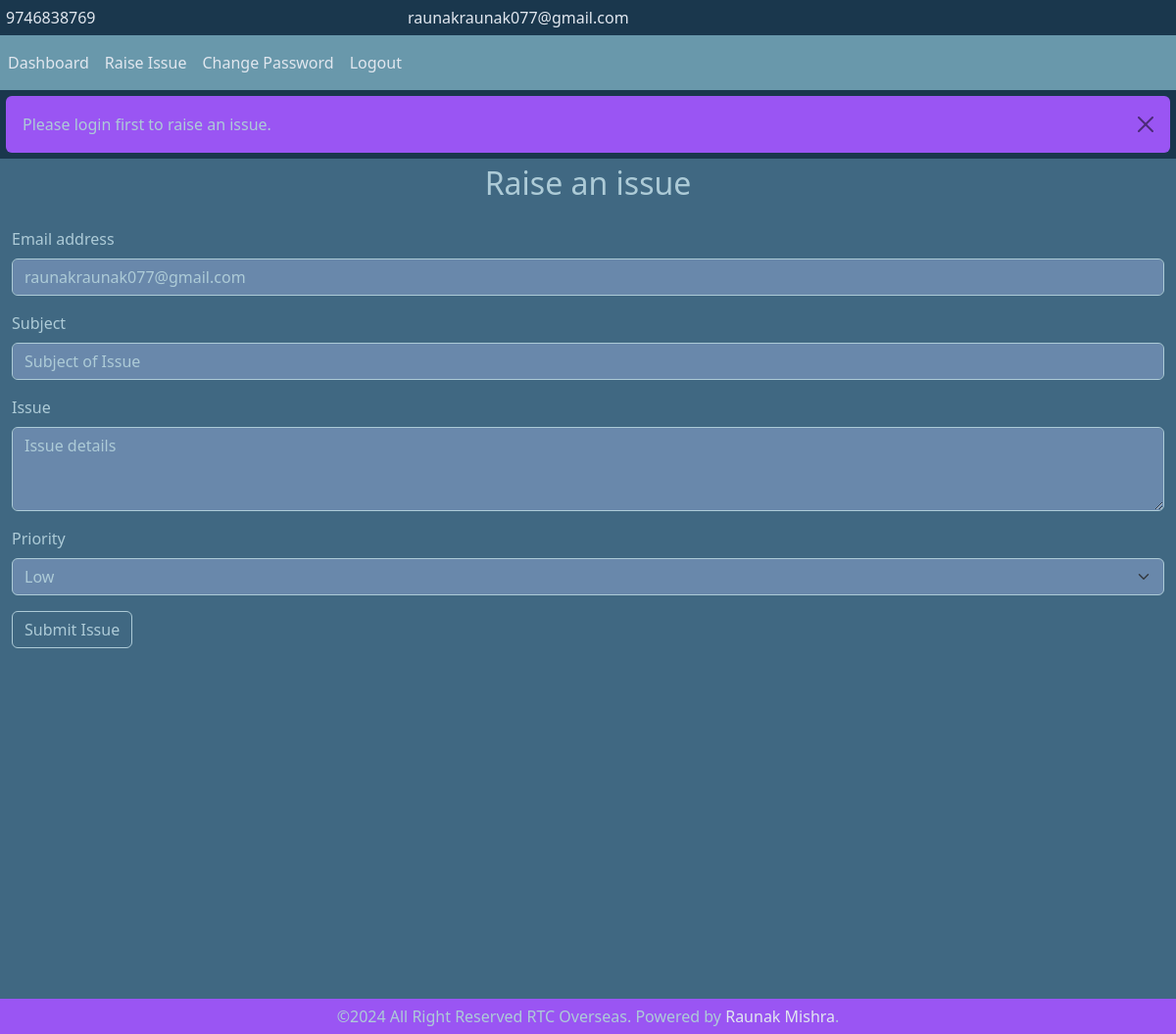
/raise/ (signed in), run on the app's committed database.
### tickets/models.py (models this page shows)
class global_settings(models.Model):
    email=models.EmailField('Email:')
    phone=models.IntegerField('Number:')
    fb_link = models.CharField('FACEBOOK LINK:', max_length=250)
    insta_link = models.CharField('INSTAGRAM LINK:', max_length=250)

class custom_user_model(AbstractUser):
    phone=models.CharField('NUMBER',max_length=100,unique=True)
    is_email_verified=models.BooleanField('EMAIL VERIFIED', default=False)
    username=models.EmailField('EMAIL',unique=True,null=True)
    USERNAME_FIELD='username'
    REQUIRED_FIELDS=['phone','first_name','last_name']

### tickets/views.py (the view, shortened to what this page needs)
# urls.py: path('raise/', views.raise_issue, name='raise_issue'),
def raise_issue(request):
    global message
    if request.user.is_authenticated:
        return render(request,'raise_issue.html',{'global':global_details,'message':message})
    else:
        message="Please login first to raise an issue."
        return redirect('/')

### tickets/templates/raise_issue.html (shortened to what this page needs)
{% load static %}
{% load bootstrap5 %}
{% bootstrap_css %}
{% load bootstrap_icons %}
<html lang="en">
<head>
</head>
<body>
    {% include 'header.html' %}
    <section class="main" style="background-color: #406882; color: #ADCBD7;">
        <h2 style="color: #ADCBD7; text-align: center; padding: 6px;">Raise an issue</h2>
        <form method="POST" class="login-form" style="margin-bottom: 0;">
            <div class="mb-3">
                <label for="exampleFormControlInput1" class="form-label">Email address</label>
                <input type="email" name="user_email" class="form-control" id="exampleFormControlInput1" placeholder="{{ user.username }}" value="{{ user.username }}" disabled>
            </div>
            <div class="mb-3">
                <label for="exampleFormControlTextarea1" class="form-label">Subject</label>
                <input class="form-control" name="subject" id="exampleFormControlTextarea1" placeholder="Subject of Issue" type="text" required></input>
            </div>
            <div class="mb-3">
                <label for="exampleFormControlTextarea2" class="form-label">Issue</label>
                <textarea class="form-control" name="issue" id="exampleFormControlTextarea2" placeholder="Issue details" type="text" rows="3" required></textarea>
            </div>
            <div class="mb-3">
                <label for="exampleFormControlTextarea3" class="form-label">Priority</label>
                <select class="form-select" aria-label="Default select example" name="priority" required>
                    <option value="Low">Low</option>
                </select>
            </div>
            <div class="mb-3">
                <button type="submit" class="btn btn-outline-primary" style="color: #ADCBD7; border-color: #ADCBD7;" id="login_button">Submit Issue</button>
            </div>
        </form>
    </section>
    {% include 'footer.html' %}
</body>
</html>

### tickets/templates/header.html (shortened to what this page needs)
{% load static %}
{% load bootstrap5 %}
{% bootstrap_css %}
{% load bootstrap_icons %}
<head>
  <link rel="stylesheet" href="{% static 'css/custom.css' %}">
</head>
<div class="container" style="background-color: #1A374D; color: #e1e7ef; padding: 6px; margin-left: 0; max-width: 100%;">
    <div class="row">
        <div class="col-lg-4 col-md-12">
            <span>
                {% bs_icon 'telephone-fill' %}  {{ global.phone }}
            </span>
        </div>
        <div class="col-lg-4 col-md-12">
            <span style="margin-left: 6px;">
                {% bs_icon 'envelope-fill' %}    {{ global.email }}
            </span>
        </div>
        <div class="col-lg-4 col-md-12" style="display: flex; align-items: center; justify-content: flex-end;">
        </div>
    </div>
</div>
<nav class="navbar navbar-expand-lg navbar-dark" style="background-color: #6998AB;">
    <div class="collapse navbar-collapse" id="navbarNav">
      <ul class="navbar-nav">
        <li class="nav-item active">
          <a class="nav-link" style="color: #e1e7ef;" href="{% url 'dashboard' %}">Dashboard</a>
        </li>
        <li class="nav-item">
          <a class="nav-link" style="color: #e1e7ef;" href="{% url 'raise_issue' %}">Raise Issue</a>
        </li>
        {% if user.is_authenticated %}
          <li class="nav-item">
            <a class="nav-link" style="color: #e1e7ef;" href="{% url 'password_change' %}">Change Password</a>
          </li>
          <li class="nav-item">
            <a class="nav-link" style="color: #e1e7ef;" href="{% url 'logout' %}">Logout</a>
          </li>
        {% else %}
          <li class="nav-item">
            <a class="nav-link" style="color: #e1e7ef;" href="">Forgot Password</a>
          </li>
        {% endif %}
      </ul>
    </div>
</nav>
{% if message %}
  {% if message != '' %}
    <div id="alert_div" style="background-color: #1A374D; margin: 0; padding: 3px;">
      <div class="alert alert-dismissible fade show" style="background-color: #9A55F3; color: #adcbd7; margin: 3px;" role="alert">
        {{ message }}
        <button type="button" class="btn-close" data-bs-dismiss="alert" aria-label="Close" onclick="document.getElementById('alert_div').style.display='none'"></button>
      </div>
    </div>
  {% endif %}
{% endif %}

### tickets/templates/raise_issue.html (style rules this page uses)
.login-form { width: 100%; max-width: 100%; padding: 12px; min-height: 100%; }
.login-form .mb-3 input, .login-form .mb-3 textarea, .login-form .mb-3 select { background-color: #6988AB !important; color: #ADCBD7 !important; border-color: #ADCBD7 !important; }
.login-form .mb-3 input::placeholder, .login-form .mb-3 textarea::placeholder { color: #ADCBD7 !important; }

### data on the page
global_settings: phone "9746838769", email "raunakraunak077@gmail.com"
custom_user_model: user_email "raunakraunak077@gmail.com"

### other printed values
{{ message }} "Please login first to raise an issue."
